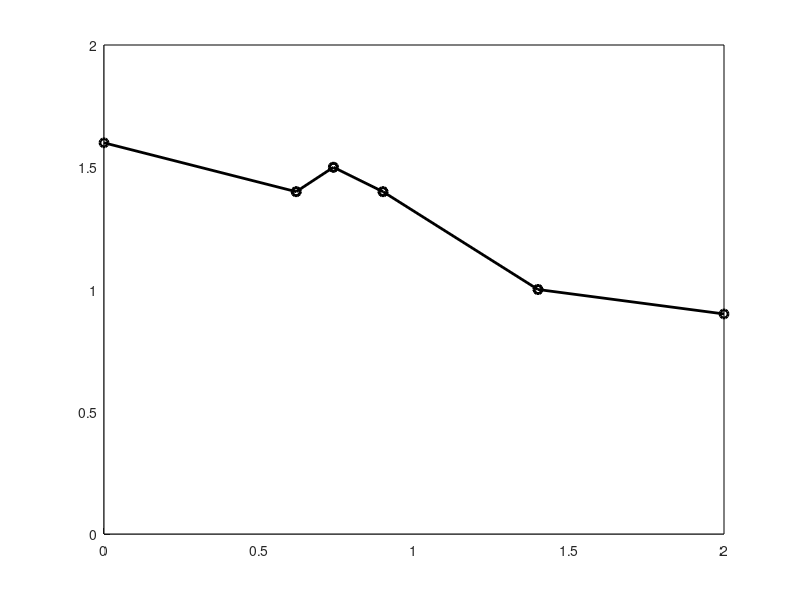
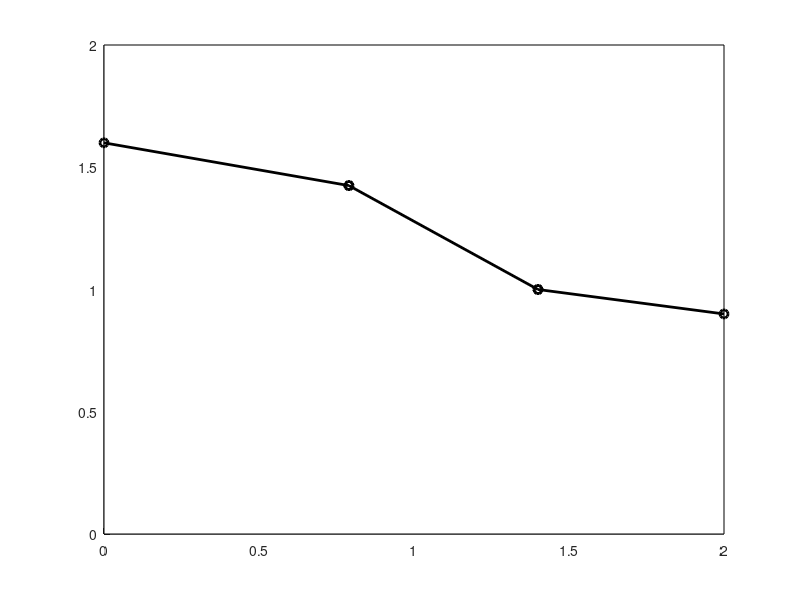

Recreate these plots in MATLAB, in order.
close all; clear; clc;


% Boundaries
ex = [0 2 2 0]; ey = [0 0 2 2];
patch(ex,ey,'white')
hold on

% Line coordinates
line_coord = [0.0 1.6; 0.62 1.4; 0.74 1.5; 0.9 1.4; 1.4 1.0; 2.0 0.9];

% Line conn OBS not sorted
line_conn = [1 2; 2 3; 3 4; 4 5; 5 6]

% Line ex and line ey
line_ex = reshape(line_coord(reshape(line_conn', 1, []),1),2,[])'
line_ey = reshape(line_coord(reshape(line_conn', 1, []),2),2,[])'

% Plot line segments
figure(1)
plot(line_ex',line_ey','-ko','LineWidth',2)


% Remove lines shorter than threhhold
lseg      = 0.3;  % Line segment threshhold
nseg      = size(line_ex,1);
rm_seg    = zeros(nseg,1); % Info on if line seg is to be removed
for iseg=1:nseg

    % 1) Take out vertex coordinates
    P1 = [line_ex(iseg,1),line_ey(iseg,1)];
    P2 = [line_ex(iseg,2),line_ey(iseg,2)];

    % 2) Compute line length
    line_length = norm(P1-P2);

    % 3) Check if line_length smaller than threshhold
    if (line_length<lseg)

        % Add line to lines to be removed
        rm_seg(iseg) = 1;

        % Check if P1 or P2 on boundary
        P1B = abs(P1(1)-min(ex))<1e-12 | abs(P1(1)-max(ex))<1e-12 | ...
              abs(P1(2)-min(ey))<1e-12 | abs(P1(2)-max(ey))<1e-12;
        P2B = abs(P2(1)-min(ex))<1e-12 | abs(P2(1)-max(ex))<1e-12 | ...
              abs(P2(2)-min(ey))<1e-12 | abs(P2(2)-max(ey))<1e-12;
        
        if (~P1B && ~P2B)
            % Neither P1 or P2 on domain boundary
            idx = abs(line_ex-P1(1))<1e-12 & abs(line_ey-P1(2))<1e-12 | ...
                  abs(line_ex-P2(1))<1e-12 & abs(line_ey-P2(2))<1e-12;            
            N   = (P1+P2)/2;
        elseif (P1B)
            % P1 on domain boundary. Set P2 at P1 pos.
            idx = abs(line_ex-P2(1))<1e-12 & abs(line_ey-P2(2))<1e-12;
            N   = P1;
        elseif(P2B)
            % P2 on domain boundary. Set P1 at P2 pos.
            idx = abs(line_ex-P1(1))<1e-12 & abs(line_ey-P1(2))<1e-12;
            N   = P2;
        end

        % Update line coordinates
        line_ex(idx) = N(1);
        line_ey(idx) = N(2);  
        
    end
end

% Remove lines in rm_seg
line_ex = line_ex(rm_seg==0,:);
line_ey = line_ey(rm_seg==0,:);

% Plot new line segments
figure(2)
patch(ex,ey,'white')
hold on
plot(line_ex',line_ey','-ko','LineWidth',2)
